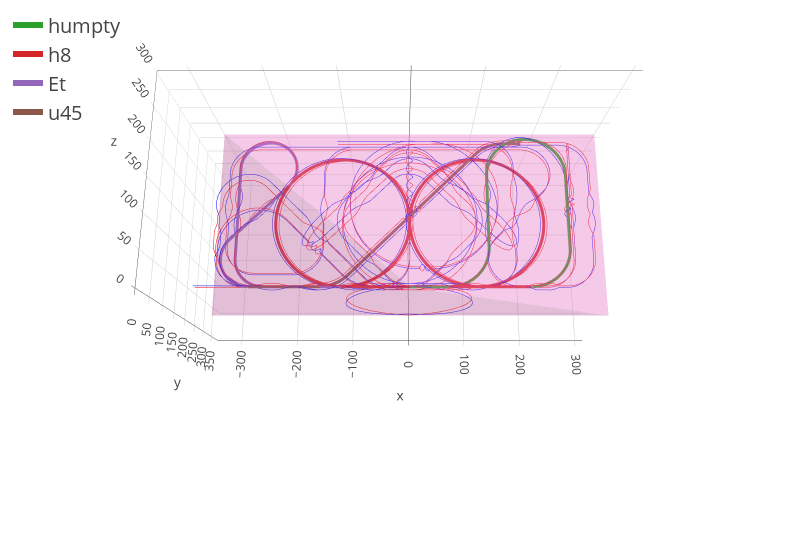

The notebook cell saved with this chart:
### Code cell
from flightplotting.plots import plotdtw

fig = plotdtw(template, sched.manoeuvres[5:9])

fig.update_layout(width=800)
fig.add_traces(boxtrace())
fig.show()

### Figure 1 — Plotly figure (JSON) as saved in the notebook; plotly's stock layout.template omitted (floating-point values rounded to 4 significant figures; data arrays with more than 128 entries replaced by an {"elided": "..."} marker saying what was removed)
{"data": [{"hoverinfo": "text", "line": {"color": "blue", "width": 1}, "mode": "lines", "name": "trace3d", "showlegend": false, "text": {"elided": "14029 str values"}, "type": "scatter3d", "x": {"elided": "14029 float values"}, "y": {"elided": "14029 float values"}, "z": {"elided": "14029 float values"}}, {"hoverinfo": "text", "line": {"color": "red", "width": 1}, "mode": "lines", "name": "trace3d", "showlegend": false, "text": {"elided": "14029 str values"}, "type": "scatter3d", "x": {"elided": "14029 float values"}, "y": {"elided": "14029 float values"}, "z": {"elided": "14029 float values"}}, {"line": {"width": 6}, "mode": "lines", "name": "humpty", "type": "scatter3d", "x": {"elided": "664 float values"}, "y": {"elided": "664 float values"}, "z": {"elided": "664 float values"}}, {"line": {"width": 6}, "mode": "lines", "name": "h8", "type": "scatter3d", "x": {"elided": "1574 float values"}, "y": {"elided": "1574 float values"}, "z": {"elided": "1574 float values"}}, {"line": {"width": 6}, "mode": "lines", "name": "Et", "type": "scatter3d", "x": {"elided": "715 float values"}, "y": {"elided": "715 float values"}, "z": {"elided": "715 float values"}}, {"line": {"width": 6}, "mode": "lines", "name": "u45", "type": "scatter3d", "x": {"elided": "495 float values"}, "y": {"elided": "495 float values"}, "z": {"elided": "495 float values"}}, {"i": [0, 0, 0, 0, 0], "j": [1, 2, 1, 3, 4], "k": [2, 3, 4, 6, 6], "opacity": 0.4, "type": "mesh3d", "x": [0, 294.4, 0, -294.4, 294.4, 0, -294.4], "y": [0, 170, 170, 170, 170, 170, 170], "z": [0, 0, 0, 0, 294.4, 294.4, 294.4]}], "layout": {"width": 800}}
